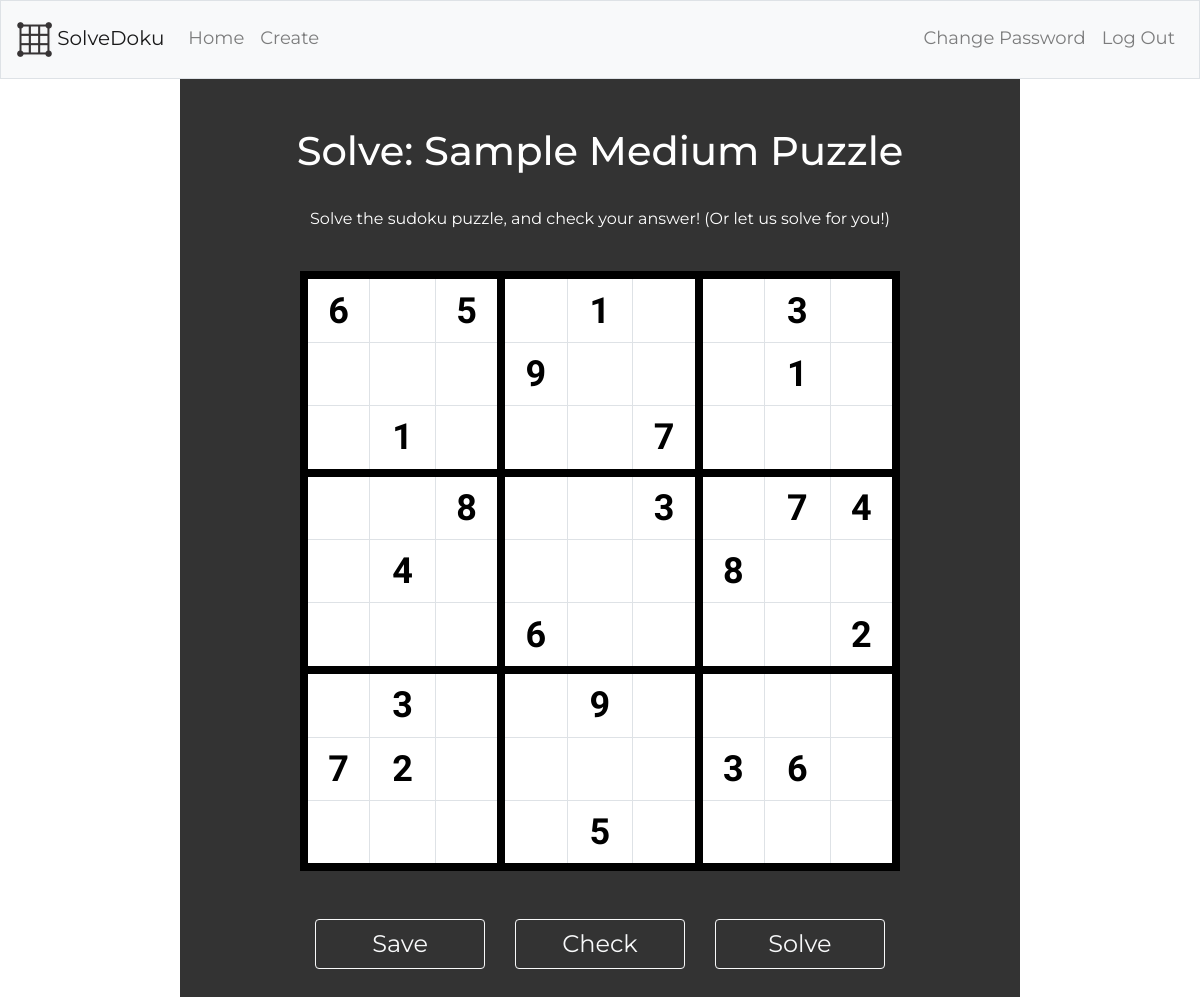
The page /solve?puzzle_id=2 (signed in) on the database its author committed.
### tables this page shows
CREATE TABLE 'collection' ('puzzle_id' integer PRIMARY KEY AUTOINCREMENT NOT NULL, 'user_id' integer,'date' datetime DEFAULT CURRENT_DATE,'time' time DEFAULT CURRENT_TIME, 'complete' boolean DEFAULT 0, 'puzzle_name' text);

CREATE TABLE 'grid' ('orig' boolean DEFAULT NULL, 'value' integer, 'row' INTEGER, 'col' INTEGER, 'puzzle_id' INTEGER);

### application.py (the view, shortened to what this page needs)
@app.route("/solve", methods=["GET", "POST"])
@login_required
def solve():
    if request.method == "GET":
        puzzle_id = int(request.args.get("puzzle_id"))
        act = db.execute("UPDATE users SET currPID = :puzzle_id WHERE username = :username",
                        puzzle_id=puzzle_id, username=session["user_id"])
        myPuzzle = db.execute("SELECT * FROM grid WHERE puzzle_id = :puzzle_id", puzzle_id=puzzle_id)
        myPuzzle = convert(myPuzzle)
        name = (db.execute("SELECT puzzle_name FROM collection WHERE puzzle_id = :puzzle_id", puzzle_id=puzzle_id))[0]["puzzle_name"]
        return render_template("solve.html", puzzles=myPuzzle, name=name, congratz=False, puzzle_id=puzzle_id)

### application.py (called while the page is built)
@app.after_request
def after_request(response):
    response.headers["Cache-Control"] = "no-cache, no-store, must-revalidate"
    response.headers["Expires"] = 0
    response.headers["Pragma"] = "no-cache"
    return response

def convert(lst):
    result = []
    temp = []
    for cell in lst:
        temp.append(cell)
        if (cell["col"] == 8):
            result.append(temp)
            temp = []
    return result

### helpers.py (called while the page is built)
def login_required(f):
    @wraps(f)
    def decorated_function(*args, **kwargs):
        if session.get("user_id") is None:
            return redirect("/login")
        return f(*args, **kwargs)
    return decorated_function

### templates/solve.html (shortened to what this page needs)
{% extends "layout.html" %}
{% block main %}
    <form action={{"/solve?puzzle_id="+puzzle_id|string}} method="post" id="myForm">
        <h1>
            Solve: {{ name }}
        </h1>
        <br>
        <p>
            Solve the sudoku puzzle, and check your answer! (Or let us solve for you!)
        </p>
        <br>
        <table class="table table-bordered align-middle text-center">
            <tbody>
                {% for row in puzzles %}
                    <tr>
                        {% for cell in row %}
                            <td class="align-middle">
                                {% if cell["orig"] %}
                                    <strong><input type="number" readonly name={{cell["row"]*9+cell["col"]}} class="no-arrows bold" value={{cell["value"]}}></strong>
                                {% else %}
                                    {% if cell["value"] == 0 %}
                                        <input type="number" min="1" max="9" name={{cell["row"]*9+cell["col"]}} class="no-arrows solveInput">
                                    {% else %}
                                        <input type="number" min="1" max="9" name={{cell["row"]*9+cell["col"]}} value={{cell["value"]}} class="no-arrows solveInput">
                                    {% endif %}
                                {% endif %}
                            </td>
                        {% endfor %}
                    </tr>
                {% endfor %}
            </tbody>
        </table>
        <br>
        <br>
        <div class="container">
            <div class="row solve-option">
                <div class="col-sm">
                    <button class="btn btn-outline-light button2" type="submit" name="choice" value="save">Save</button>
                </div>
                <div class="col-sm">
                    <button class="btn btn-outline-light button2" type="submit" name="choice" value="check" id="check">Check</button>
                </div>
                <div class="col-sm">
                    <button class="btn btn-outline-light button2" type="submit" name="choice" value="solve">Solve</button>
                </div>
            </div>
        </div>
    </form>
{% endblock %}

### static/styles.css (style rules this page uses)
body { font-family: 'Montserrat', sans-serif; text-align: center; background-image: url("hex.jpg"); color: white; height: 100%; align-items: center; }
button { width: 50%; }
.button2 { width: 100%; }
.solve-option { margin-left: 8%; width: 84%; }
p { color: white; width: 80%; margin-left: 10%; }
.btn { font-size: 2vw; }
.table { border-collapse: collapse; border: 0.7vw solid black; table-layout: fixed; background: white; padding: 0; margin: auto; width: 50vw; height: 50vw; font-family: 'Varela Round', sans-serif; color: black; }
.bold { font-weight: bold; }
.solveInput { color: gray; }
td { text-align: center; border: 4px solid green; margin: 0; padding: 0; font-size: 3vw; text-align: center; align-items: center; position: relative; }
td input { width: 3.5vw; height: 3.5vw; box-sizing: border-box; border: 0; margin: 0; padding: 0; font-size: 3vw; text-align: center; }
td:first-child { border-left: 0.7vw solid black; border-top: 0.7vw solid black; }
td:nth-child(3n) { border-right: 0.7vw solid black; border-top: solid; }
tr:nth-child(3n) td { border-bottom: 0.7vw solid black; }
tr:nth-child(n) td { border-top: 5px gray; padding: 0; }
tr:first-child td { border-top: 0.7vw solid black; }

### rows shown on the page
collection: puzzle_name "Sample Medium Puzzle"
grid: value "6"
grid: value "5"
grid: value "1"
grid: value "3"
grid: value "9"
grid: value "1"
grid: value "1"
grid: value "7"
grid: value "8"
grid: value "3"
grid: value "7"
grid: value "4"
grid: value "4"
grid: value "8"
grid: value "6"
grid: value "2"
grid: value "3"
grid: value "9"
grid: value "7"
grid: value "2"
grid: value "3"
grid: value "6"
grid: value "5"
